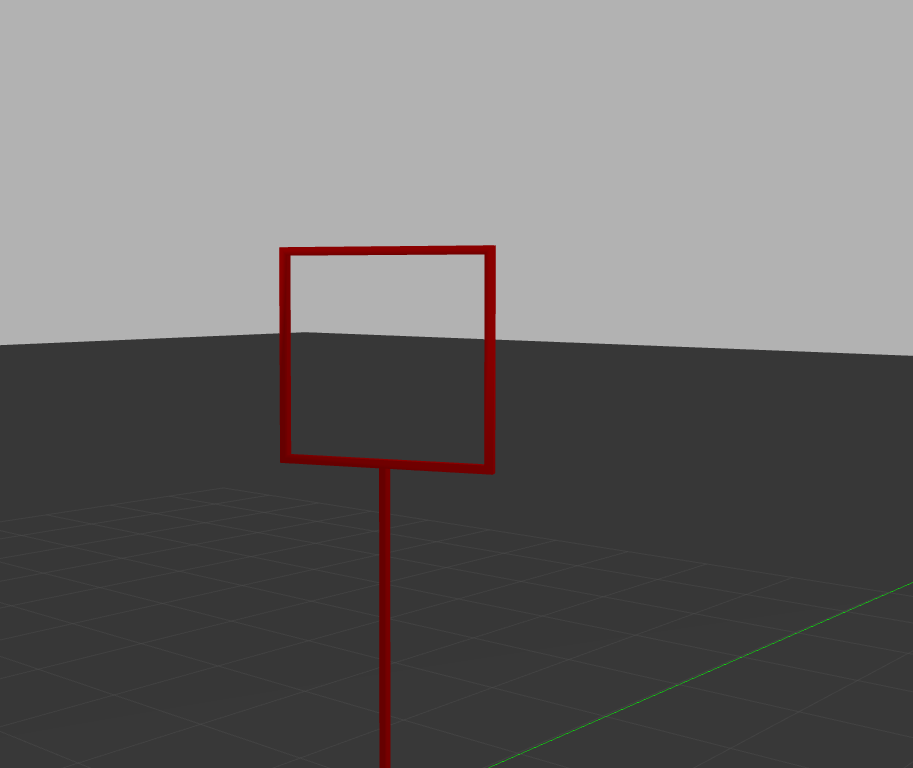
//> input picture img.png, 913 x 768 px
$ ./file   (built with g++ and OpenCV 4)
//> lines starting //> are read from the running program, lines starting //| are printed output that depends on the picture; after the words box and inside, x2 and y2 are one past the last pixel; in counts of white or black regions, pixels touching at a corner belong together
#include <opencv2/opencv.hpp>
#include <opencv2/imgproc/imgproc.hpp>
#include <opencv2/highgui.hpp>
#include <iostream>
#include <string>

cv::Scalar redLow = cv::Scalar(0, 100, 20);
cv::Scalar redHigh = cv::Scalar(10, 255, 255);

int main(int argc, char** argv)
{
    cv::Mat image = cv::imread("img.png");
//> image is the input picture: 768 rows x 913 cols, CV_8UC3; mean B, G, R 108.5, 108.6, 110.5

    cv::Mat background;
    image.copyTo(background);

    cv::cvtColor(image, image, cv::COLOR_BGR2HSV);
//> image: 768 rows x 913 cols, CV_8UC3; mean H, S, V 0.1, 4.5, 110.6

    cv::Mat mask;
    cv::inRange(image, redLow, redHigh, mask);
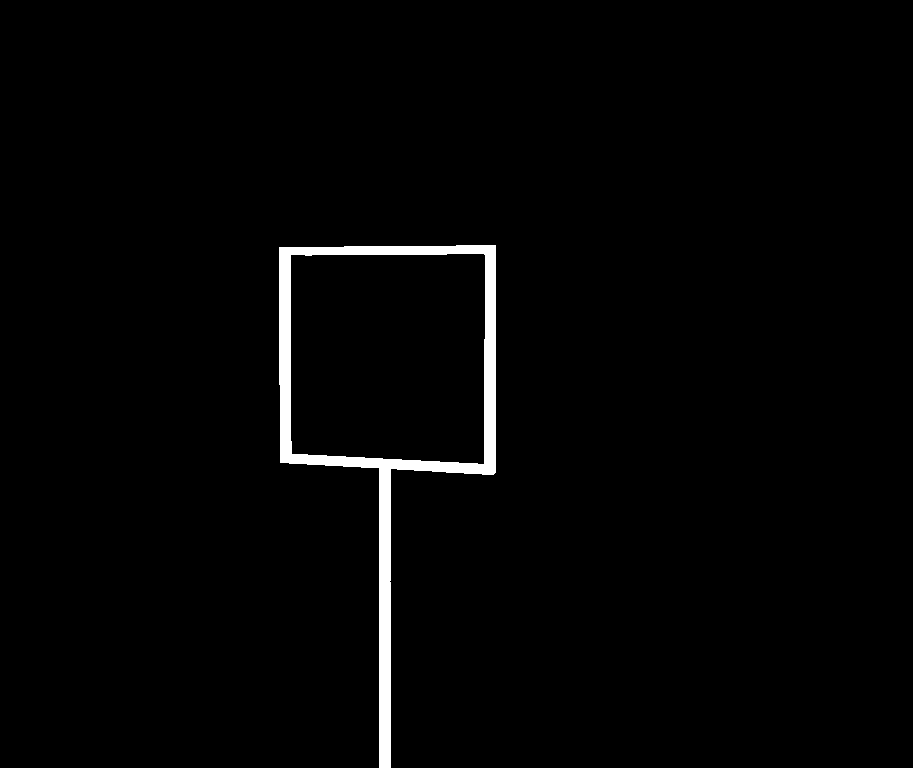
//> mask: 768 rows x 913 cols, CV_8UC1; 1.8% white; 1 white region

    // cv::imshow("mask", mask);

    std::vector <std::vector <cv::Point>> contours;
    cv::findContours(mask, contours, cv::RETR_EXTERNAL, cv::CHAIN_APPROX_NONE);
//> contours = 1 contour; box (x1, y1, x2, y2) and area: (279, 245, 496, 768) 51147

    std::cout << contours.size();
//| 1

    cv::drawContours(background, contours, -1, (0, 255, 0), 3);
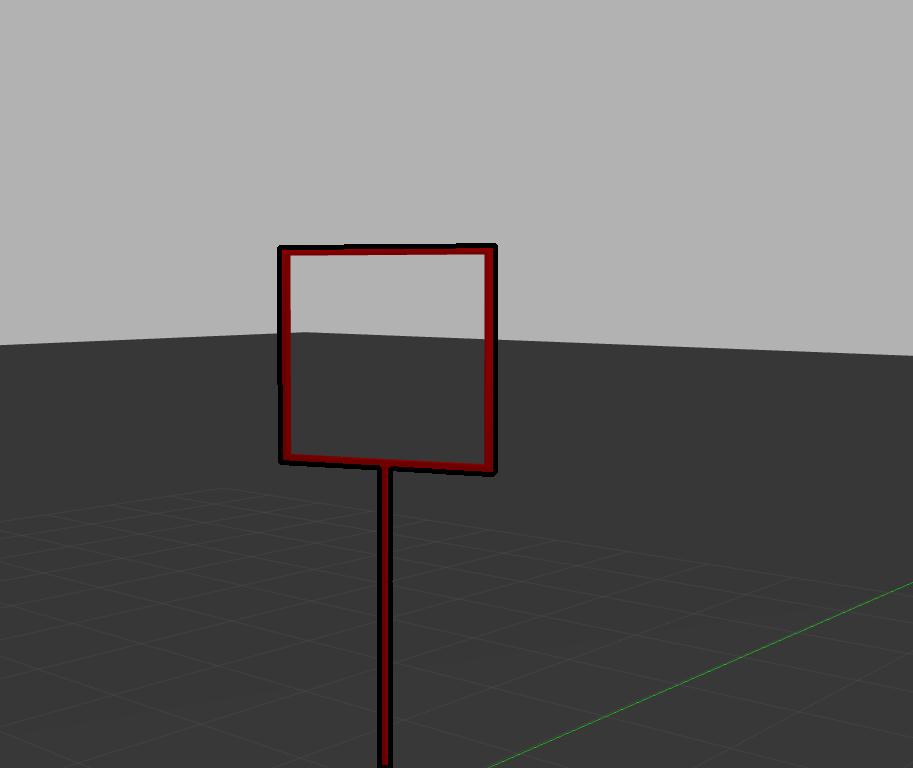
//> background: 768 rows x 913 cols, CV_8UC3; 1.04% of pixels changed, all inside (x1, y1, x2, y2) = (277, 243, 498, 768)


    std::vector <cv::Point> centers;

    for (int i=0; i<contours.size(); i++){
        cv::Moments M = cv::moments(contours[i]);
        cv::Point center(M.m10/M.m00, M.m01/M.m00);

        cv::circle(background, center, 7, (255, 255, 255), -1);
        centers.push_back(center);
    }
//> this loop made 1 pass
//> center on pass 1: Point(388, 373)
//> background: 768 rows x 913 cols, CV_8UC3; 149 pixels changed, all inside (x1, y1, x2, y2) = (381, 366, 396, 381)


    cv::imshow("contours", background);

    cv::imwrite("final.png", background);


    cv::waitKey(0);

    return 0;
}
